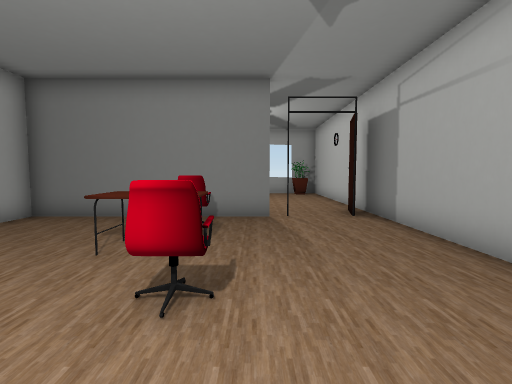
view 1 (above)

22 first-person views from a walk through a scene from a Unity 3-D project. The camera is 1.3 m above the floor, tilts 4° down and sees 85° across. Doors are open. The floor is counted in squares, 1 m on a side. Each view is taken from the middle of a square. On the plan, view 1 faces up. The plan holds only what a view shows up to about 13 squares ahead; the rest is blank. The player character is not drawn. Some surface patterns are stand-ins.

view 2
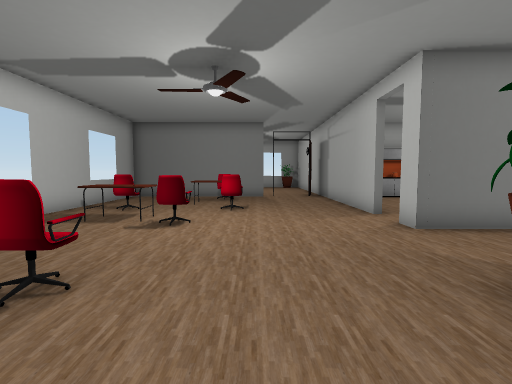

view 3
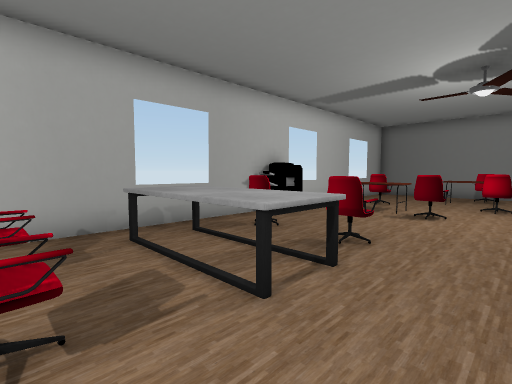

view 4
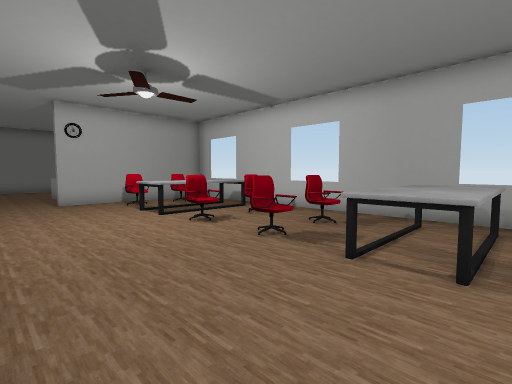

view 5
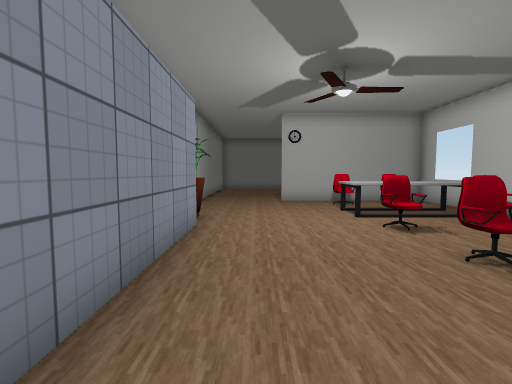

view 6
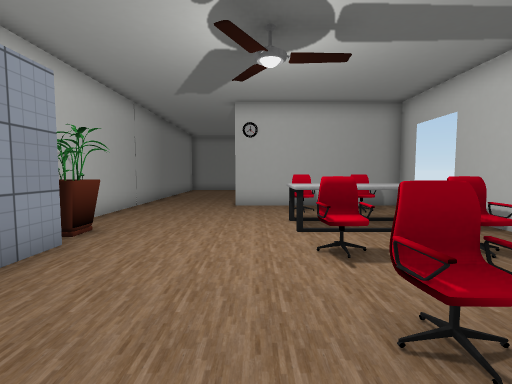

view 7
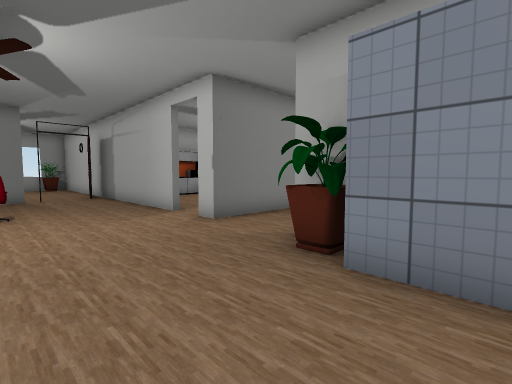

view 8
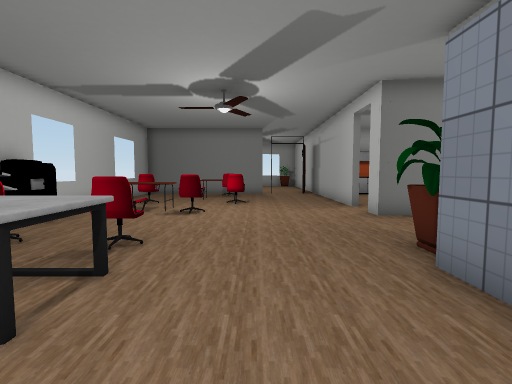

view 9
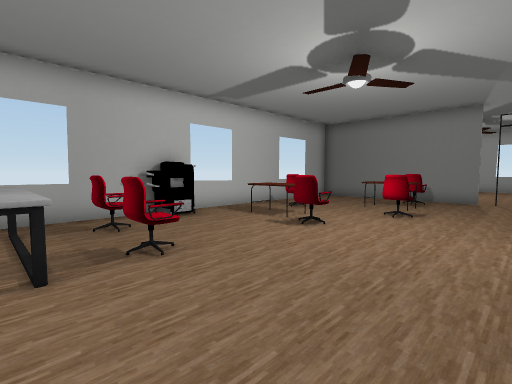

view 10
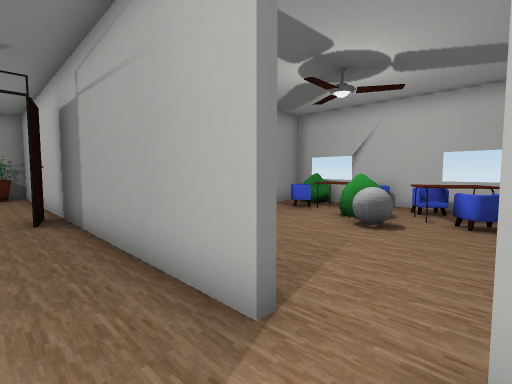

view 11
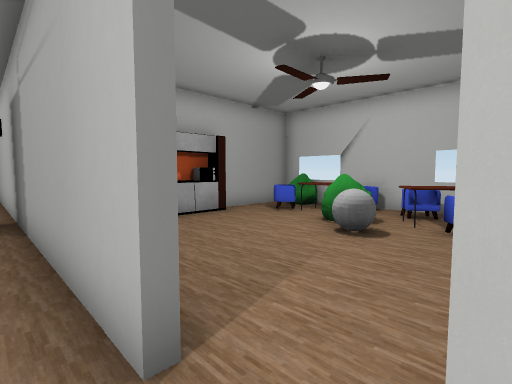

view 12
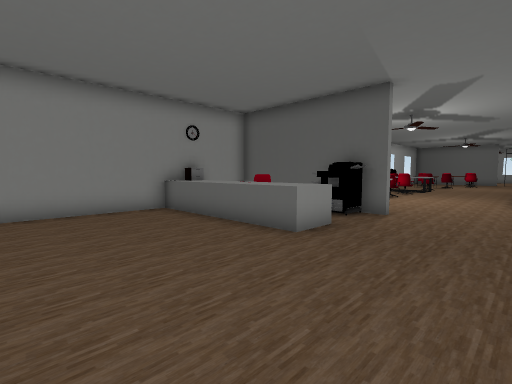

view 13
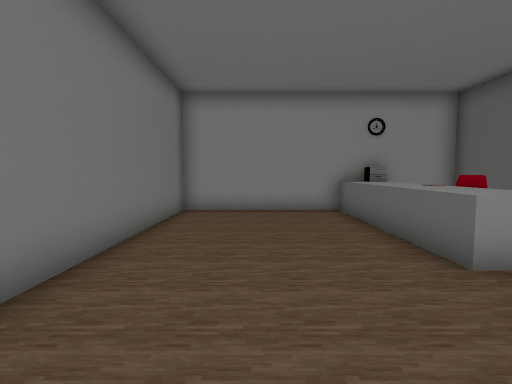

view 14
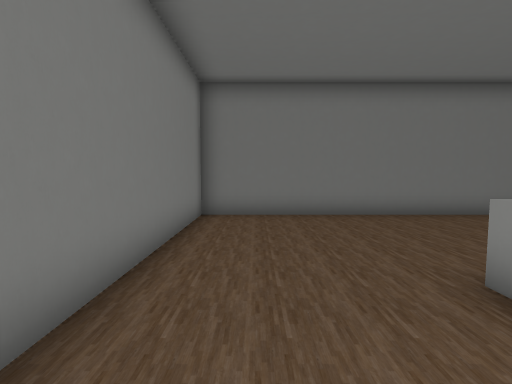

view 15
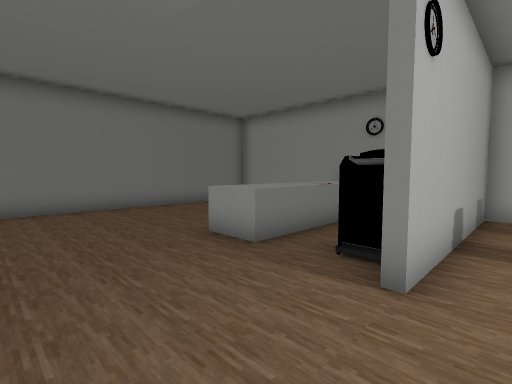

view 16
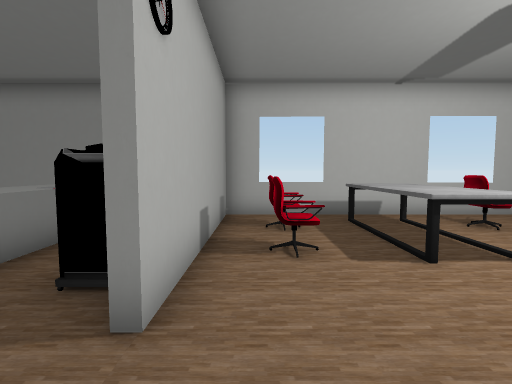

view 17
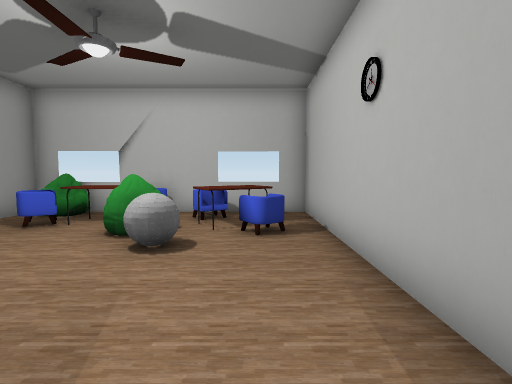

view 18
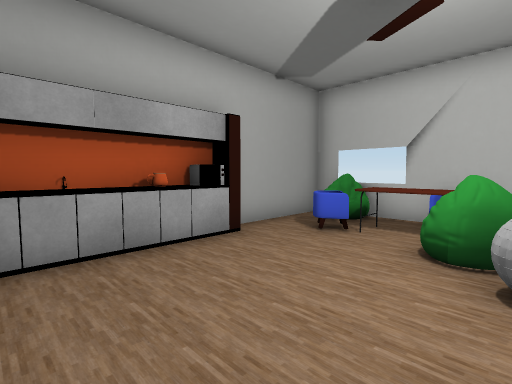

view 19
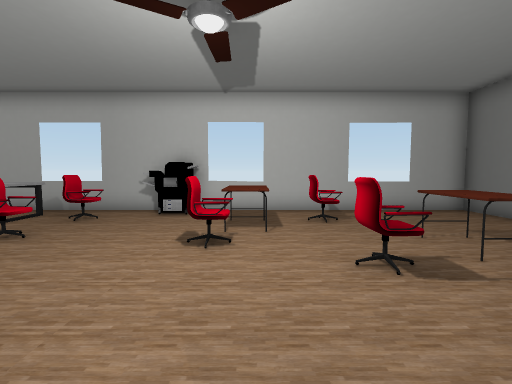

view 20
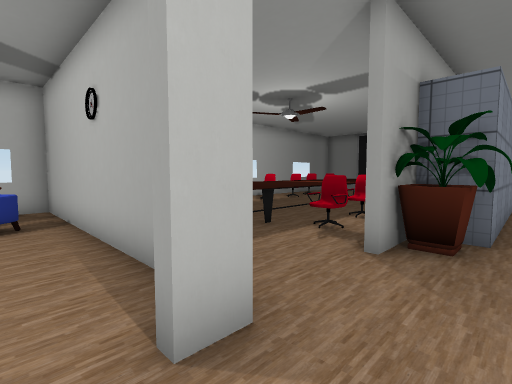

view 21
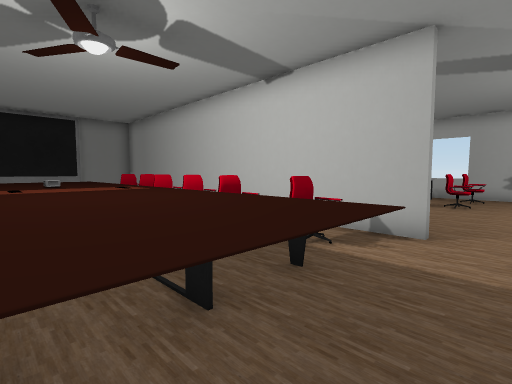

view 22
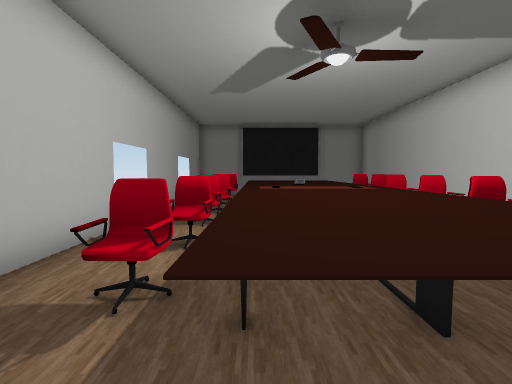

### Floor plan
Key: @ floor where view 1 was taken; # wall or solid block; . main floor; - floor 6.5 m lower than the main floor; D open door; ^ raised ledge; v drop or lower ground; O other object.
Columns run from 7 left of view 1 to 13 right of it. Each row starts with its distance up from view 1.
 17          OO
 16          O.#
 15           .#
 14           .#
 13         ...#
 12         ...#
 11         ...#
 10         ...#
  9 #       ..#v
  8 v######DDDD###OO##vv#
  7 -....OO.... ......OOO
  6 v....O.....#......OO#
  5 v...OOO....#......OO#
  4 #....OO....#.....OOOO
  3 #.OO..O....#....OOOOv
  2 #..........#.....OOOv
  1 v.OOO............OOOv
  0 v..OOO.@...#........#
 -1 vO.........D#########
 -2 vO.........D.... .
 -3 #..........D..^^^^
 -4 #.O.OO....O#..^^^^..
 -5 v.........##OO^^^^OOv
 -6 v.OOOO....##..^^^^..v
 -7 #.OOOO....##OO^^^^OOv
 -8 #.........##..^^^^..v
 -9 #.OOOO....##OO^^^^OO
-10 v.........##O.^^^^..v
-11 v.O..O....##OO^^O^OOv
-12 #.OOOO....##OO^^^^OOv
-13 #.OOOO....O#OO^^^^OOv
-14 #.OOOO.....#OO^^^^OO
-15 v..........#OO  ^ OO
-16 v.OOOO.....#
-17  .OOO......#
-18 v######DDDD#  ###
-19 v  O.OO....#
-20 v  O.......#
-21 v^^OO^^....#
-22 v^^^^^^....#
-23 #..........#
-24 #..........#
-25 #..........#
-26 #..........#
-27 #..........#
-28 v##########v

Positions as (right, up) in squares from view 1, and headings:
1: (0, 0), facing up
2: (0, -7), facing up
3: (0, -9), facing up-left
4: (2, -5), facing down-left
5: (1, -5), facing down
6: (-1, -7), facing down
7: (-1, -7), facing up-right
8: (0, -9), facing up
9: (2, -6), facing up-left
10: (2, 0), facing up-right
11: (3, 0), facing up-right
12: (3, -27), facing up-left
13: (3, -25), facing left
14: (2, -19), facing down
15: (3, -17), facing down-left
16: (2, -17), facing left
17: (4, 1), facing right
18: (5, 3), facing up-right
19: (3, 1), facing left
20: (2, 1), facing down-right
21: (10, -2), facing down-left
22: (10, -2), facing down
